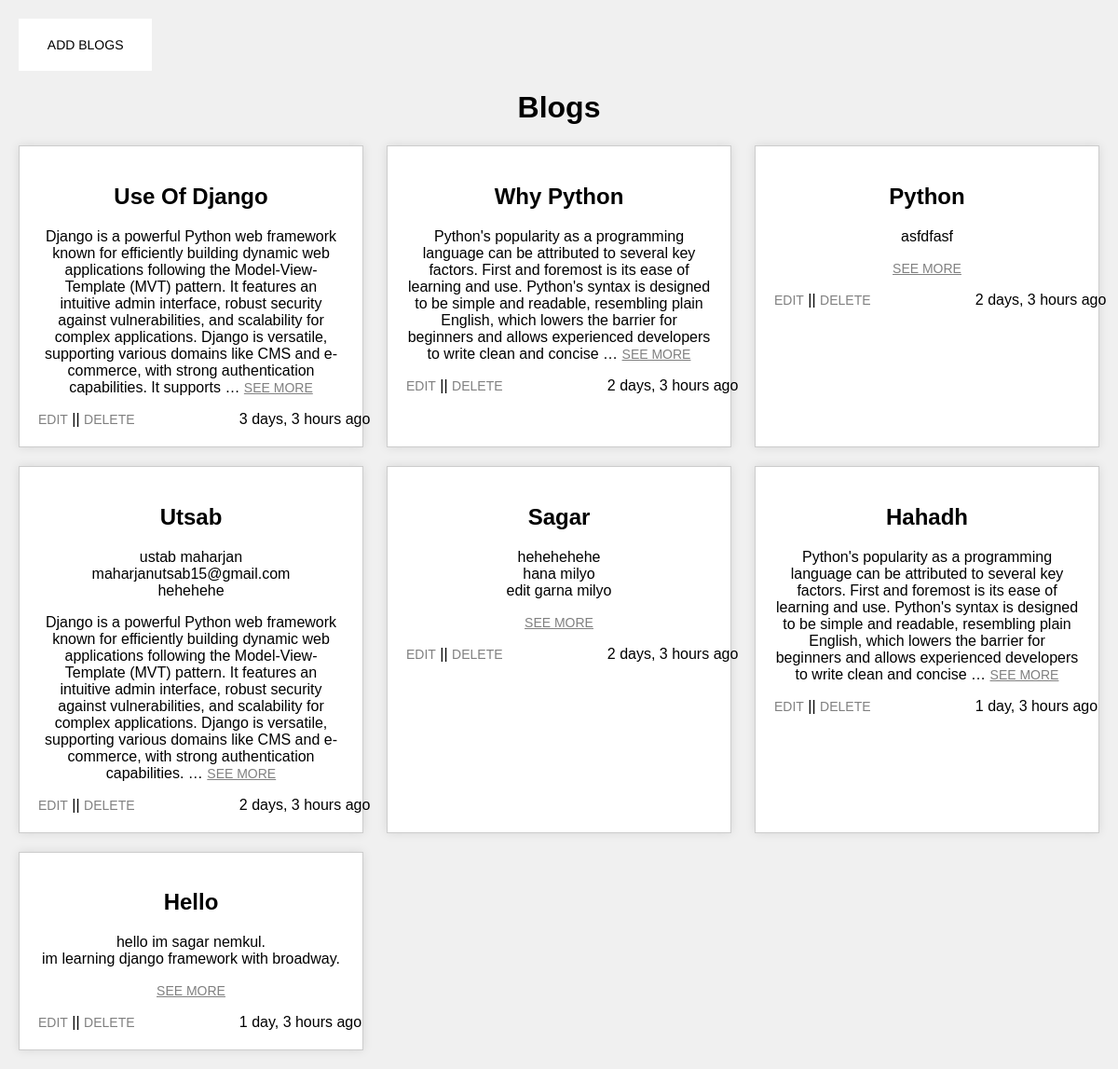
Before: / with the older database file.
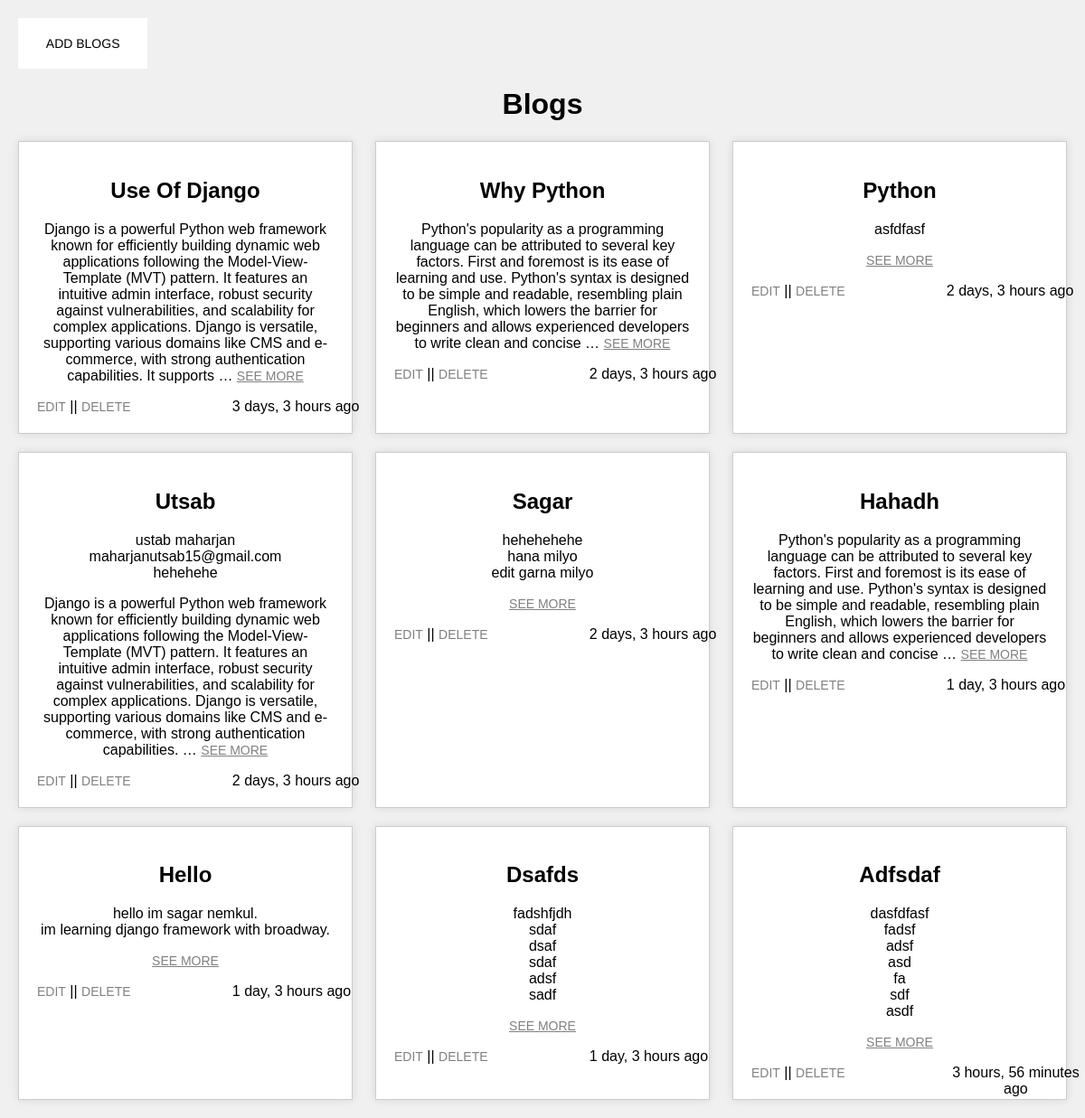
After: the same page with the newer database file.
### article/models.py (models this page shows)
class Blog(models.Model):
    title = models.CharField(verbose_name="Blog Titel", max_length=40)
    image = models.ImageField(upload_to='Blog-image/')
    detail = models.TextField(verbose_name="Details")
    created_at = models.DateField(auto_now_add=True)

### article/views.py (the view)
# urls.py: path('', Blog_view.as_view(), name= "Blog_page"),
class Blog_view(ListView):
      model = Blog
      template_name = 'index.html'
      context_object_name = 'data'

### article/templates/index.html (shortened to what this page needs)
<!doctype html>
<html>
<head>
</head>
<body>
    <button class="button-48" role="button">
        <a href="{% url 'create_blog' %}">
            <span class="text">Add Blogs</span></a>
    </button>
    <div style="width: 100%; text-align: center;">
        <h1>Blogs</h1>
    </div>
    <div class="container">
        {% for i in data%}
        <div class="box">
            <h2>{{i.title | title}}</h2>
            <p>{{i.detail | linebreaks | truncatewords:50}} <span><a href="{% url 'blog_detail' i.pk%}" style="text-decoration: underline; color: gray;">see more</a></span></p>
            <div style="float: left; ">
                <a href="{% url 'edit_blog' i.id %}" style="color: gray;">Edit</a>
                ||
                <a href="{% url 'delete_blog' i.id %}" style="color: gray;">Delete</a>
            </div>
            <span style="float: right; position: absolute   ;">{{i.created_at | timesince}} ago</span>
        </div>
        {% endfor %}
    </div>
</body>
</html>

Changed rows visible on the page:
added Blog: title "Dsafds", detail "fadshfjdh sdaf dsaf sdaf adsf sadf", created_at "1 day, 3 hours"
added Blog: title "Adfsdaf", detail "dasfdfasf fadsf adsf asd fa sdf asdf", created_at "3 hours, 56 minutes"
